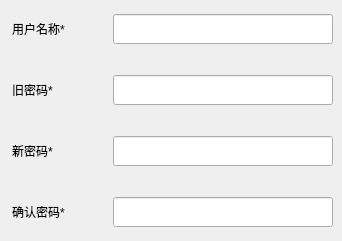
      <widget class="QWidget" name="page_6">
       <widget class="QWidget" name="layoutWidget">
        <property name="geometry">
         <rect>
          <x>12</x>
          <y>11</y>
          <width>321</width>
          <height>221</height>
         </rect>
        </property>
        <layout class="QVBoxLayout" name="verticalLayout_7">
         <property name="spacing">
          <number>28</number>
         </property>
         <item>
          <layout class="QHBoxLayout" name="horizontalLayout_24" stretch="1,3">
           <item>
            <widget class="QLabel" name="label_22">
             <property name="text">
              <string>用户名称*</string>
             </property>
            </widget>
           </item>
           <item>
            <widget class="QLineEdit" name="lineEdit_userName_6">
             <property name="sizePolicy">
              <sizepolicy hsizetype="Expanding" vsizetype="Expanding">
               <horstretch>0</horstretch>
               <verstretch>0</verstretch>
              </sizepolicy>
             </property>
             <property name="minimumSize">
              <size>
               <width>0</width>
               <height>30</height>
              </size>
             </property>
             <property name="maximumSize">
              <size>
               <width>16777215</width>
               <height>30</height>
              </size>
             </property>
            </widget>
           </item>
          </layout>
         </item>
         <item>
          <layout class="QHBoxLayout" name="horizontalLayout_28" stretch="1,3">
           <item>
            <widget class="QLabel" name="label_pwd_7">
             <property name="text">
              <string>旧密码*</string>
             </property>
            </widget>
           </item>
           <item>
            <widget class="QLineEdit" name="lineEdit_oldPwd_6">
             <property name="sizePolicy">
              <sizepolicy hsizetype="Expanding" vsizetype="Expanding">
               <horstretch>0</horstretch>
               <verstretch>0</verstretch>
              </sizepolicy>
             </property>
             <property name="minimumSize">
              <size>
               <width>0</width>
               <height>30</height>
              </size>
             </property>
             <property name="maximumSize">
              <size>
               <width>16777215</width>
               <height>30</height>
              </size>
             </property>
            </widget>
           </item>
          </layout>
         </item>
         <item>
          <layout class="QHBoxLayout" name="horizontalLayout_26" stretch="1,3">
           <item>
            <widget class="QLabel" name="label_pwd_6">
             <property name="text">
              <string>新密码*</string>
             </property>
            </widget>
           </item>
           <item>
            <widget class="QLineEdit" name="lineEdit_newPwd_6">
             <property name="sizePolicy">
              <sizepolicy hsizetype="Expanding" vsizetype="Expanding">
               <horstretch>0</horstretch>
               <verstretch>0</verstretch>
              </sizepolicy>
             </property>
             <property name="minimumSize">
              <size>
               <width>0</width>
               <height>30</height>
              </size>
             </property>
             <property name="maximumSize">
              <size>
               <width>16777215</width>
               <height>30</height>
              </size>
             </property>
            </widget>
           </item>
          </layout>
         </item>
         <item>
          <layout class="QHBoxLayout" name="horizontalLayout_27" stretch="1,3">
           <item>
            <widget class="QLabel" name="label_pwdTwo_6">
             <property name="text">
              <string>确认密码*</string>
             </property>
            </widget>
           </item>
           <item>
            <widget class="QLineEdit" name="lineEdit_pwdTwo_6">
             <property name="sizePolicy">
              <sizepolicy hsizetype="Expanding" vsizetype="Expanding">
               <horstretch>0</horstretch>
               <verstretch>0</verstretch>
              </sizepolicy>
             </property>
             <property name="minimumSize">
              <size>
               <width>0</width>
               <height>30</height>
              </size>
             </property>
             <property name="maximumSize">
              <size>
               <width>16777215</width>
               <height>30</height>
              </size>
             </property>
            </widget>
           </item>
          </layout>
         </item>
        </layout>
       </widget>
      </widget>
